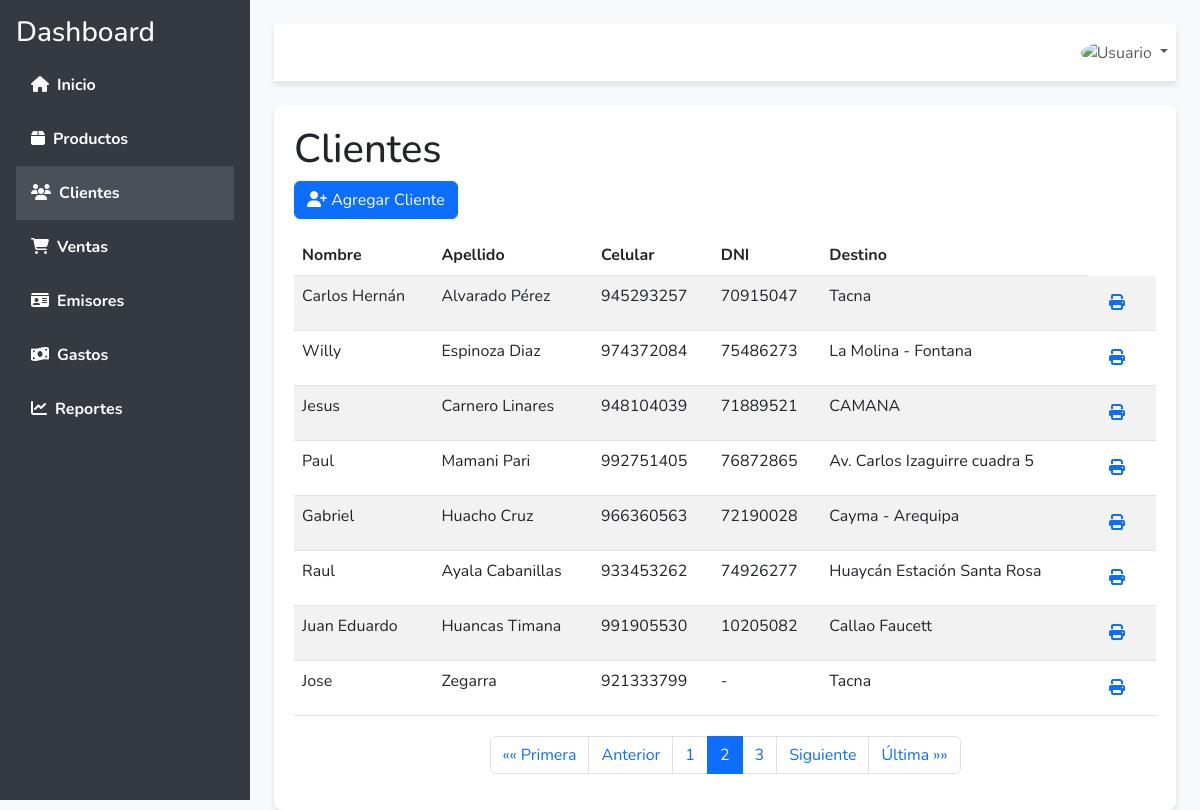
Page /ver_clientes/?page=2 on the committed database.
### myapp/models.py (models this page shows, shortened)
class Cliente(models.Model):
    nombre = models.CharField(max_length=50)
    apellido = models.CharField(max_length=50)
    celular = models.CharField(max_length=15)
    dni = models.CharField(max_length=8)
    destino = models.CharField(max_length=20)
    eliminado = models.BooleanField(default=False)  # Nuevo campo para eliminación lógica

### myapp/views.py (the view)
# urls.py: path('ver_clientes/', ver_clientes, name='ver_clientes'),
def ver_clientes(request):
    clientes_list = Cliente.objects.all()
    emisores = Emisor.objects.all()  # Obtener todos los emisores
    paginator = Paginator(clientes_list, 8)  # Mostrar 8 clientes por página
    page_number = request.GET.get('page')
    clientes = paginator.get_page(page_number)
    return render(request, 'ver_clientes.html', {'clientes': clientes, 'emisores': emisores})

### myapp/templates/ver_clientes.html (shortened to what this page needs)
<!DOCTYPE html>
<html lang="es">
<head>
    <link href="https://cdn.jsdelivr.net/npm/bootstrap@5.3.0/dist/css/bootstrap.min.css" rel="stylesheet">
    <link href="https://cdnjs.cloudflare.com/ajax/libs/font-awesome/6.4.0/css/all.min.css" rel="stylesheet">
</head>
<body>
    <div id="wrapper">
        <nav id="sidebar" class="d-flex flex-column p-3">
            <h3 class="text-white">Dashboard</h3>
            <ul class="nav flex-column">
                <li class="nav-item">
                    <a href="{% url 'home' %}" class="nav-link sidebar-link "><i class="fas fa-home me-2"></i>Inicio</a>
                </li>
                <li class="nav-item">
                    <a href="{% url 'ver_productos' %}" class="nav-link sidebar-link"><i class="fas fa-box me-2"></i>Productos</a>
                </li>
                <li class="nav-item">
                    <a href="{% url 'ver_clientes' %}" class="nav-link sidebar-link active"><i class="fas fa-users me-2"></i>Clientes</a>
                </li>
                <li class="nav-item">
                    <a href="{% url 'ver_ventas' %}" class="nav-link sidebar-link"><i class="fas fa-shopping-cart me-2"></i>Ventas</a>
                </li>
                <li class="nav-item">
                    <a href="{% url 'listar_emisores' %}" class="nav-link sidebar-link " ><i class="fas fa-id-card me-2"></i>Emisores</a>
                </li>
                <li class="nav-item">
                    <a href="{% url 'ver_gastos' %}" class="nav-link sidebar-link"><i class="fas fa-money-bill-wave me-2"></i>Gastos</a>
                </li>
                <li class="nav-item">
                    <a href="{% url 'ver_reportes' %}" class="nav-link sidebar-link"><i class="fas fa-chart-line me-2"></i>Reportes</a>
                </li>
            </ul>
        </nav>
        <div id="content-wrapper" class="w-100 p-4">
            <nav class="navbar navbar-expand-lg navbar-light shadow-custom mb-4">
                <ul class="navbar-nav ms-auto">
                    <li class="nav-item dropdown">
                        <a class="nav-link dropdown-toggle" href="#" id="userDropdown" role="button" data-bs-toggle="dropdown">
                            <img class="img-profile rounded-circle ms-2" src="https://cdn-icons-png.flaticon.com/512/764/764865.png" alt="Usuario" width="30">
                        </a>
                    </li>
                </ul>
            </nav>
            <div class="container">
                <h1>Clientes</h1>
                <a href="{% url 'crear_cliente' %}" class="btn btn-primary mb-3">
                    <i class="fas fa-user-plus"></i> Agregar Cliente
                </a>
                <div class="table-container">
                    <table class="table table-striped">
                        <thead>
                            <tr>
                                <th>Nombre</th>
                                <th>Apellido</th>
                                <th>Celular</th>
                                <th>DNI</th>
                                <th>Destino</th>
                            </tr>
                        </thead>
                        <tbody>
                            {% for cliente in clientes %}
                            <tr>
                                <td>{{ cliente.nombre }}</td>
                                <td>{{ cliente.apellido }}</td>
                                <td>{{ cliente.celular }}</td>
                                <td>{{ cliente.dni }}</td>
                                <td>{{ cliente.destino }}</td>
                                <td>
            <button type="button" class="btn btn-link" data-bs-toggle="modal" data-bs-target="#emisorModal" data-cliente-id="{{ cliente.id }}">
                <i class="fas fa-print"></i>
            </button>
                                </td>
                            </tr>
                            {% empty %}
                            <tr>
                                <td colspan="5" class="text-center">No hay clientes registrados.</td>
                            </tr>
                            {% endfor %}
                        </tbody>
                    </table>
                </div>
                <div class="pagination">
                    <ul class="pagination">
                        {% if clientes.has_previous %}
                        <li class="page-item">
                            <a class="page-link" href="?page=1">&laquo;&laquo; Primera</a>
                        </li>
                        <li class="page-item">
                            <a class="page-link" href="?page={{ clientes.previous_page_number }}">Anterior</a>
                        </li>
                        {% endif %}
                        {% for num in clientes.paginator.page_range %}
                            {% if clientes.number == num %}
                                <li class="page-item active" aria-current="page"><span class="page-link">{{ num }}</span></li>
                            {% else %}
                                <li class="page-item"><a class="page-link" href="?page={{ num }}">{{ num }}</a></li>
                            {% endif %}
                        {% endfor %}
                        {% if clientes.has_next %}
                        <li class="page-item">
                            <a class="page-link" href="?page={{ clientes.next_page_number }}">Siguiente</a>
                        </li>
                        <li class="page-item">
                            <a class="page-link" href="?page={{ clientes.paginator.num_pages }}">Última &raquo;&raquo;</a>
                        </li>
                        {% endif %}
                    </ul>
                </div>
            </div>
</body>
</html>

### myapp/templates/ver_clientes.html (style rules this page uses)
body { background-color: #f8f9fa; font-family: 'Nunito', sans-serif; }
#wrapper { display: flex; height: 100vh; }
#sidebar { background-color: #343a40; min-width: 250px; height: 100vh; position: fixed; top: 0; left: 0; transition: transform 0.3s ease; z-index: 1000; }
#sidebar .sidebar-link { color: #ffffff; font-weight: bold; padding: 15px; display: block; text-decoration: none; }
#sidebar .active { background-color: #495057; }
#content-wrapper { margin-left: 250px; width: calc(100% - 250px); transition: margin-left 0.3s ease; }
.navbar { background-color: #ffffff; z-index: 1001; }
.shadow-custom { box-shadow: 0 4px 6px rgba(0, 0, 0, 0.1); }
.container { background-color: #ffffff; border-radius: 8px; padding: 20px; box-shadow: 0 4px 6px rgba(0, 0, 0, 0.1); }
.table-container { margin-bottom: 20px; }
.pagination { justify-content: center; }

### rows in the picture
Cliente: nombre "Carlos Hernán", apellido "Alvarado Pérez", celular "945293257", dni "70915047", destino "Tacna"
Cliente: nombre "Willy", apellido "Espinoza Diaz", celular "974372084", dni "75486273", destino "La Molina - Fontana"
Cliente: nombre "Jesus", apellido "Carnero Linares", celular "948104039", dni "71889521", destino "CAMANA"
Cliente: nombre "Paul", apellido "Mamani Pari", celular "992751405", dni "76872865", destino "Av. Carlos Izaguirre cuadra 5"
Cliente: nombre "Gabriel", apellido "Huacho Cruz", celular "966360563", dni "72190028", destino "Cayma - Arequipa"
Cliente: nombre "Raul", apellido "Ayala Cabanillas", celular "933453262", dni "74926277", destino "Huaycán Estación Santa Rosa"
Cliente: nombre "Juan Eduardo", apellido "Huancas Timana", celular "991905530", dni "10205082", destino "Callao Faucett"
Cliente: nombre "Jose", apellido "Zegarra", celular "921333799", dni "-", destino "Tacna"

### other values in the picture
{{ num }} "1" "3"
{{ num }} "2"
